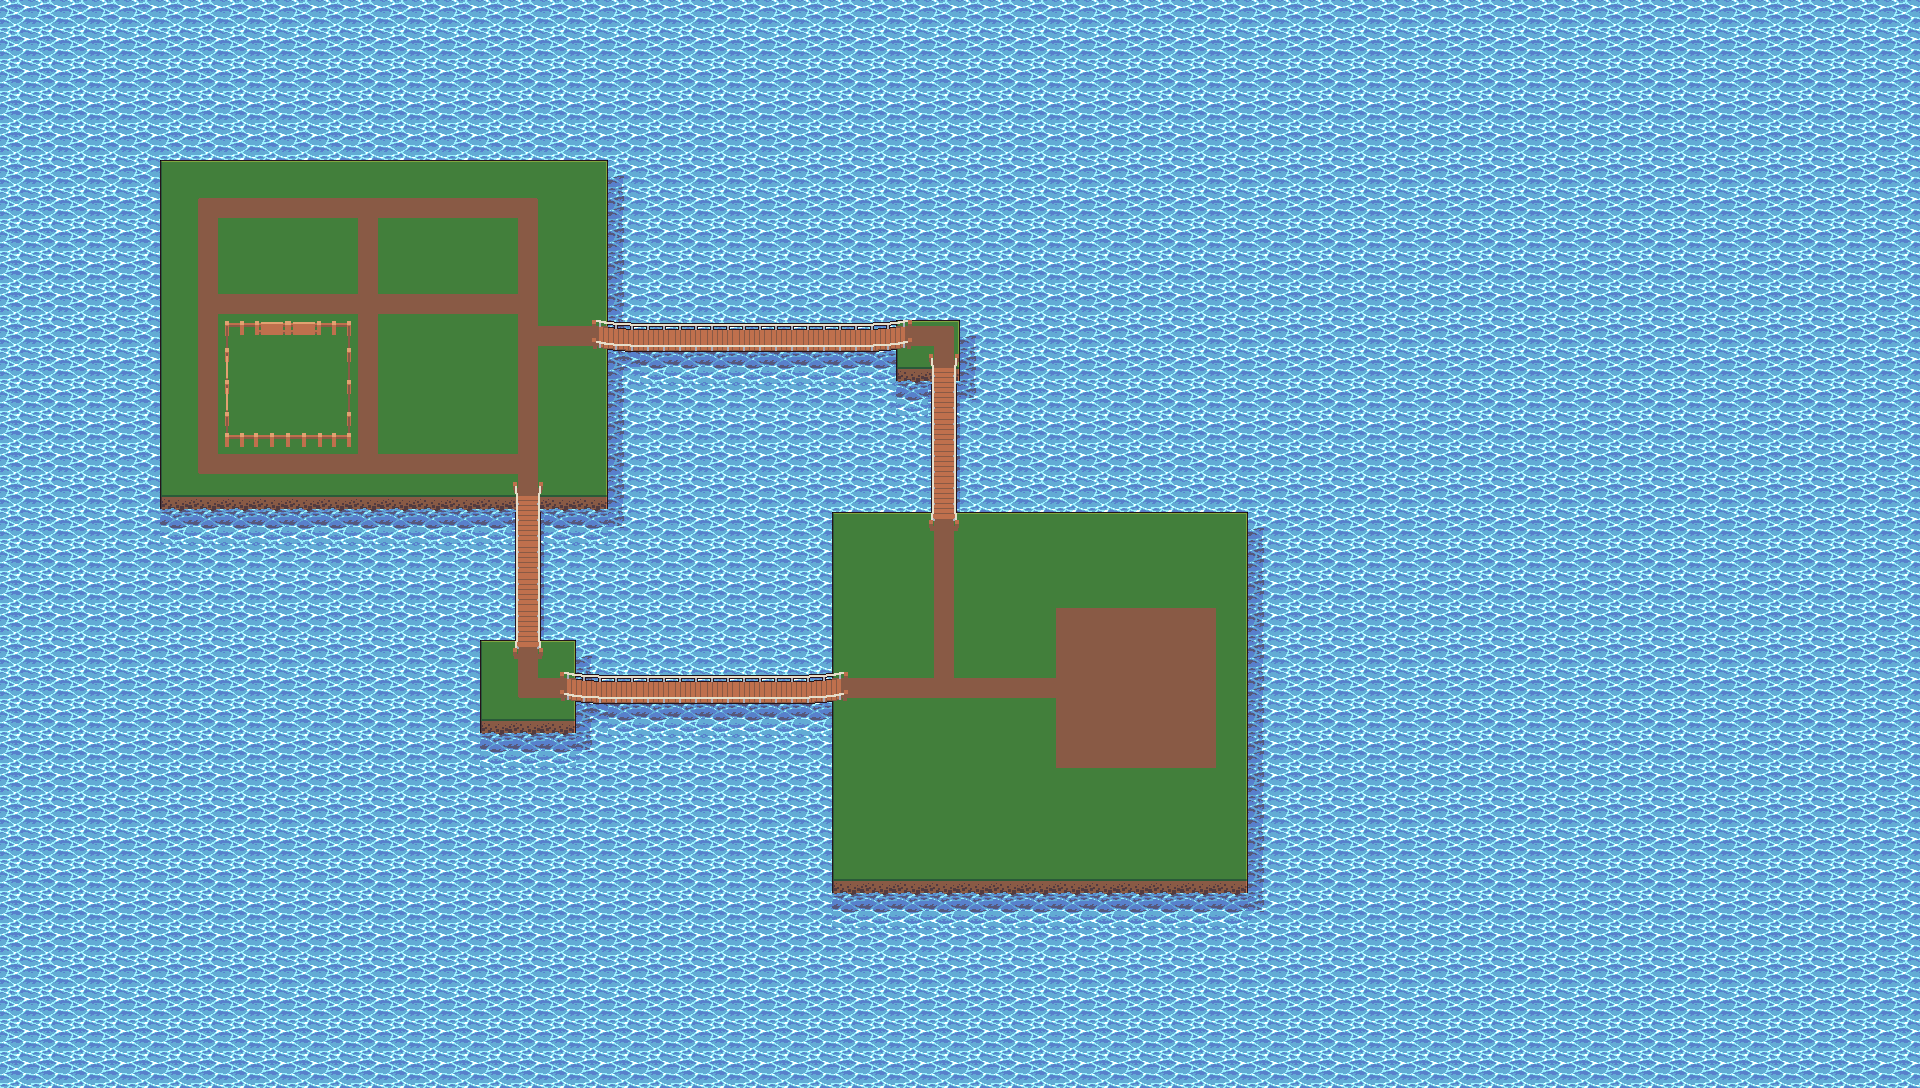

A 2D game scene composited from a Tiled map and its tileset images. What follows is a short description and the map's XML, with each tile layer's data collapsed to a summary:
An orthogonal 60x34 tile map with 32x32 px tiles, 5 tile layers (WATER AND GRASS, Path, fence, water, ...) and 1 object.

<map version="1.10" tiledversion="1.11.1" orientation="orthogonal" renderorder="right-down" width="60" height="34" tilewidth="32" tileheight="32" infinite="0" nextlayerid="7" nextobjectid="29">
 <tileset firstgid="1" source="Map_tiles.tsx" />
 <layer id="1" name="WATER AND GRASS" width="60" height="34">
  <data>[2040 cells, 2040 non-empty, 17 distinct tile ids]</data>
 </layer>
 <layer id="3" name="Path" width="60" height="34">
  <data>[2040 cells, 97 non-empty, 11 distinct tile ids]</data>
 </layer>
 <layer id="4" name="fence" width="60" height="34">
  <data>[2040 cells, 22 non-empty, 13 distinct tile ids]</data>
 </layer>
 <layer id="5" name="water" width="60" height="34">
  <data>[2040 cells, 32 non-empty, 1 distinct tile ids]</data>
 </layer>
 <layer id="2" name="Bridge" width="60" height="34">
  <data>[2040 cells, 23 non-empty, 8 distinct tile ids]</data>
 </layer>
 <objectgroup id="6" name="fence">
  <object id="28" gid="107" x="416" y="289" width="32" height="32" />
 </objectgroup>
</map>
